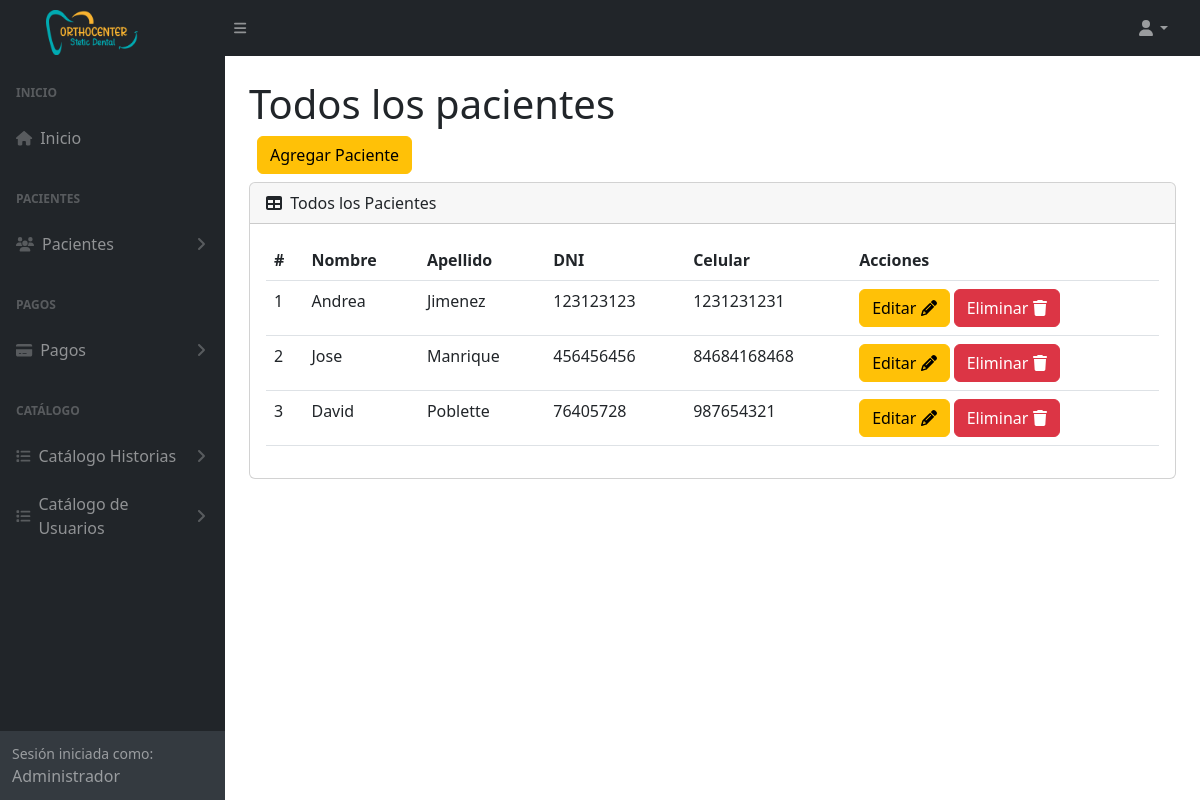
Page /pacientes (signed in) on the committed database.
### tables this page shows
CREATE TABLE `tba_paciente`  (
  `IdPaciente` int NOT NULL AUTO_INCREMENT,
  `NombrePaciente` varchar(100) NOT NULL,
  `ApellidoPaciente` varchar(100) NOT NULL,
  `DNIPaciente` int NOT NULL,
  `SexoPaciente` varchar(12) NULL DEFAULT NULL,
  `EdadPaciente` varchar(11) NULL DEFAULT NULL,
  `FechaNacimiento` date NULL DEFAULT NULL,
  `CelularPaciente` varchar(11) NOT NULL,
  `DomicilioPaciente` varchar(255) NULL DEFAULT NULL,
  `LugarProcedencia` varchar(100) NULL DEFAULT NULL,
  `LugarNacimiento` varchar(80) NULL DEFAULT NULL,
  `GradoInstruccion` varchar(20) NULL DEFAULT NULL,
  `RazaPaciente` varchar(20) NULL DEFAULT NULL,
  `OcupacionPaciente` varchar(20) NULL DEFAULT NULL,
  `ReligionPaciente` varchar(20) NULL DEFAULT NULL,
  `EstadoCivil` varchar(20) NULL DEFAULT NULL,
  `NumeroContactoPaciente` varchar(11) NULL DEFAULT NULL,
  `NombreContactoPaciente` varchar(100) NULL DEFAULT NULL,
  `UsuarioCreado` int NOT NULL,
  `UsuarioActualiza` int NOT NULL,
  `FechaCreacion` datetime NOT NULL,
  `FechaActualizacion` datetime NOT NULL,
  PRIMARY KEY (`IdPaciente`) USING BTREE
);

### controller/plantilla.controller.php (called while the page is built, shortened)
<?php
class ControllerPlantilla
{
  static public function ctrPlantilla()
  {
    include "view/plantilla.php";
  }
}

### index.php (called while the page is built, shortened)
<?php
require_once "controller/plantilla.controller.php";
require_once "controller/pacientes.controller.php";
require_once "controller/citas.controller.php";
require_once "model/pacientes.model.php";
$plantilla = new ControllerPlantilla();
$plantilla -> ctrPlantilla();

### controller/pacientes.controller.php (called while the page is built, shortened)
<?php
class ControllerPacientes
{
  public static function ctrMostrarPacientes()
  {
    $tabla = "tba_paciente";
    $listaPacientes = ModelPacientes::mdlMostrarPacientes($tabla);
    return $listaPacientes;
  }
}

### model/conexion.php (called while the page is built)
<?php
class Conexion
{
  static public function conn()
  {
    $link = new PDO("mysql:host=localhost;dbname=db_orthocenter","root","");
		$link->exec("set names utf8");
		return $link;
  }
}

### model/pacientes.model.php (called while the page is built, shortened)
<?php
require_once "conexion.php";
class ModelPacientes
{
  public static function mdlMostrarPacientes($tabla)
  {
    $statement = Conexion::conn()->prepare("SELECT tba_paciente.IdPaciente, tba_paciente.NombrePaciente, tba_paciente.ApellidoPaciente, tba_paciente.DNIPaciente, tba_paciente.CelularPaciente FROM $tabla ORDER BY IdPaciente DESC");
    $statement -> execute();
    return $statement -> fetchAll();
  }
}

### view/modules/pacientes.php (the view, shortened to what this page needs)
</div>
        </div>
        <div class="sb-sidenav-footer">
          <div class="small">Sesión iniciada como:</div>
          <?php echo $_SESSION["nombreUsuario"] ?>
        </div>
      </nav>
    </div>
    <div id="layoutSidenav_content">
      <main class="bg">
        <div class="container-fluid px-4">
          <h1 class="mt-4">Todos los pacientes</h1>
          <div class="d-flex m-2">
            <button type="button" class="btn btn-warning" data-bs-toggle="modal" data-bs-target="#modalAgregarPaciente">
              Agregar Paciente
            </button>
          </div>
          <div class="card mb-4">
            <div class="card-header">
              <i class="fas fa-table me-1"></i>
              Todos los Pacientes
            </div>
            <div class="card-body">
              <table id="datatablesSimple" class="data-table-Paciente table">
                <thead>
                  <tr>
                    <th>#</th>
                    <th>Nombre</th>
                    <th>Apellido</th>
                    <th>DNI</th>
                    <th>Celular</th>
                    <th>Acciones</th>
                  </tr>
                </thead>
                <tbody>
                  <?php
                  $listaPacientes = ControllerPacientes::ctrMostrarPacientes();
                  foreach ($listaPacientes as $key => $value)
                  {
                    echo
                    '<tr>
                      <td>'.($key + 1).'</td>
                      <td>'.$value["NombrePaciente"].'</td>
                      <td>'.$value["ApellidoPaciente"].'</td>
                      <td>'.$value["DNIPaciente"].'</td>
                      <td>'.$value["CelularPaciente"].'</td>
                      <td>
                        <button class="btn btn-warning btnEditarPaciente" codPaciente="'.$value["IdPaciente"].'" data-bs-toggle="modal" data-bs-target="#modalEditarpaciente">Editar <i class="fa-solid fa-pencil"></i></button>
                        <button class="btn btn-danger btnEliminarPaciente" codPaciente="'.$value["IdPaciente"].'">Eliminar <i class="fa-solid fa-trash"></i></button>
                      </td>
                    </tr>';
                  }
                  ?>
                </tbody>
              </table>
            </div>
          </div>
        </div>
      </main>
    </div>
  </div>

### rows in the picture
tba_paciente: NombrePaciente "Andrea", ApellidoPaciente "Jimenez", DNIPaciente "123123123", CelularPaciente "1231231231"
tba_paciente: NombrePaciente "Jose", ApellidoPaciente "Manrique", DNIPaciente "456456456", CelularPaciente "84684168468"
tba_paciente: NombrePaciente "David", ApellidoPaciente "Poblette", DNIPaciente "76405728", CelularPaciente "987654321"

### other values in the picture
$_SESSION["nombreUsuario"] "Administrador"
